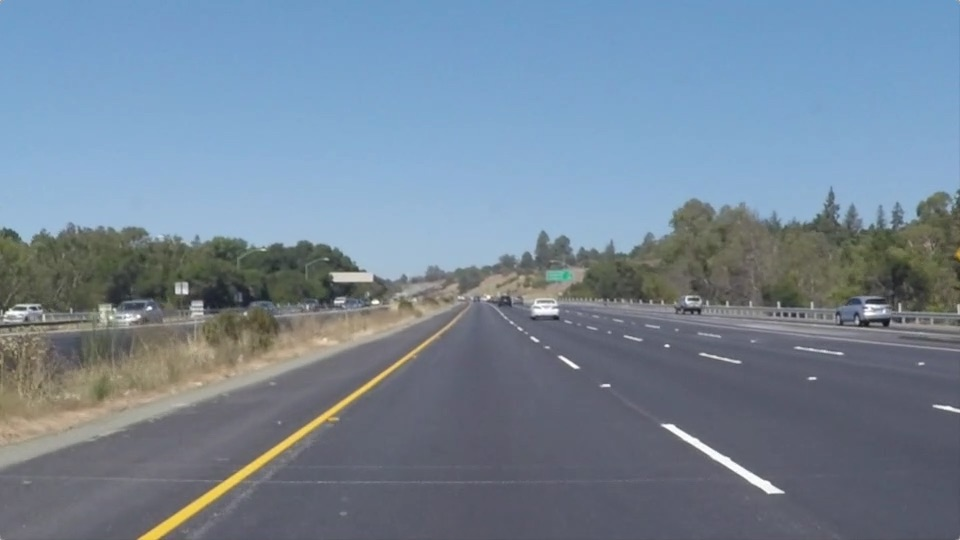
#> input picture project1_FindLaneLines/test_images/solidYellowLeft.jpg, 960 x 540 px; the run also reads 1 picture not shown here
$ jupyter execute --allow-errors FindingLaneMarker.ipynb   (shell and % lines are left out)
#> lines starting #> are read from the running program, lines starting #| are printed output that depends on the picture; after the words box and inside, x2 and y2 are one past the last pixel; in counts of white or black regions, pixels touching at a corner belong together
# Self-Driving Car Engineer Nanodegree

## Project: **Finding Lane Lines on the Road**
***
In this project, you will use the tools you learned about in the lesson to identify lane lines on the road.  You can develop your pipeline on a series of individual images, and later apply the result to a video stream (really just a series of images). Check out the video clip "raw-lines-example.mp4" (also contained in this repository) to see what the output should look like after using the helper functions below.

Once you have a result that looks roughly like "raw-lines-example.mp4", you'll need to get creative and try to average and/or extrapolate the line segments you've detected to map out the full extent of the lane lines.  You can see an example of the result you're going for in the video "P1_example.mp4".  Ultimately, you would like to draw just one line for the left side of the lane, and one for the right.

In addition to implementing code, there is a brief writeup to complete. The writeup should be completed in a separate file, which can be either a markdown file or a pdf document. There is a [write up template](https://github.com/udacity/CarND-LaneLines-P1/blob/master/writeup_template.md) that can be used to guide the writing process. Completing both the code in the Ipython notebook and the writeup template will cover all of the [rubric points](https://review.udacity.com/#!/rubrics/322/view) for this project.

---
Let's have a look at our first image called 'test_images/solidWhiteRight.jpg'.  Run the 2 cells below (hit Shift-Enter or the "play" button above) to display the image.

**Note: If, at any point, you encounter frozen display windows or other confounding issues, you can always start again with a clean slate by going to the "Kernel" menu above and selecting "Restart & Clear Output".**

---

**The tools you have are color selection, region of interest selection, grayscaling, Gaussian smoothing, Canny Edge Detection and Hough Tranform line detection.  You  are also free to explore and try other techniques that were not presented in the lesson.  Your goal is piece together a pipeline to detect the line segments in the image, then average/extrapolate them and draw them onto the image for display (as below).  Once you have a working pipeline, try it out on the video stream below.**

---

<figure>

 <figcaption>
 <p></p>
 <p style="text-align: center;"> Your output should look something like this (above) after detecting line segments using the helper functions below </p>
 </figcaption>
</figure>
 <p></p>
<figure>

 <figcaption>
 <p></p>
 <p style="text-align: center;"> Your goal is to connect/average/extrapolate line segments to get output like this</p>
 </figcaption>
</figure>

**Run the cell below to import some packages.  If you get an `import error` for a package you've already installed, try changing your kernel (select the Kernel menu above --> Change Kernel).  Still have problems?  Try relaunching Jupyter Notebook from the terminal prompt.  Also, consult the forums for more troubleshooting tips.**

## Import Packages

[cell 1]
#importing some useful packages
import matplotlib.pyplot as plt
import matplotlib.image as mpimg
import numpy as np
import cv2

## Read in an Image

[cell 2]
#reading in an image
image = mpimg.imread('test_images/solidYellowLeft.jpg')
#> image is the input picture: shape (540, 960, 3); mean R, G, B 116.5, 133.6, 150.8

#printing out some stats and plotting
print('This image is:', type(image), 'with dimensions:', image.shape)
#| This image is: <class 'numpy.ndarray'> with dimensions: (540, 960, 3)
plt.imshow(image)  # if you wanted to show a single color channel image called 'gray', for example, call as plt.imshow(gray, cmap='gray')

## Ideas for Lane Detection Pipeline

**Some OpenCV functions (beyond those introduced in the lesson) that might be useful for this project are:**

`cv2.inRange()` for color selection
`cv2.fillPoly()` for regions selection
`cv2.line()` to draw lines on an image given endpoints
`cv2.addWeighted()` to coadd / overlay two images
`cv2.cvtColor()` to grayscale or change color
`cv2.imwrite()` to output images to file
`cv2.bitwise_and()` to apply a mask to an image
`cv2.Canny()`
`cv2.GaussianBlur()`
`cv2.line()`
`cv2.HoughLinesP()`

**Check out the OpenCV documentation to learn about these and discover even more awesome functionality!**

# Function Tester

[cell 3]
# This function filter the input image to the one just with white and yellow color
def select_white_yellow_RGB(image):
    # white color mask
    lower = np.uint8([200, 200, 200])
    upper = np.uint8([255, 255, 255])
    white_mask = cv2.inRange(image, lower, upper)

    # yellow color mask
    lower = np.uint8([190, 190,   0])
    upper = np.uint8([255, 255, 255])
    yellow_mask = cv2.inRange(image, lower, upper)
    # combine the mask
    mask = cv2.bitwise_or(white_mask, yellow_mask)
    masked = cv2.bitwise_and(image, image, mask = mask)

    return masked

image_test=select_white_yellow_RGB(image)
#> in select_white_yellow_RGB, `white_mask = cv2.inRange(image, lower, upper)`:
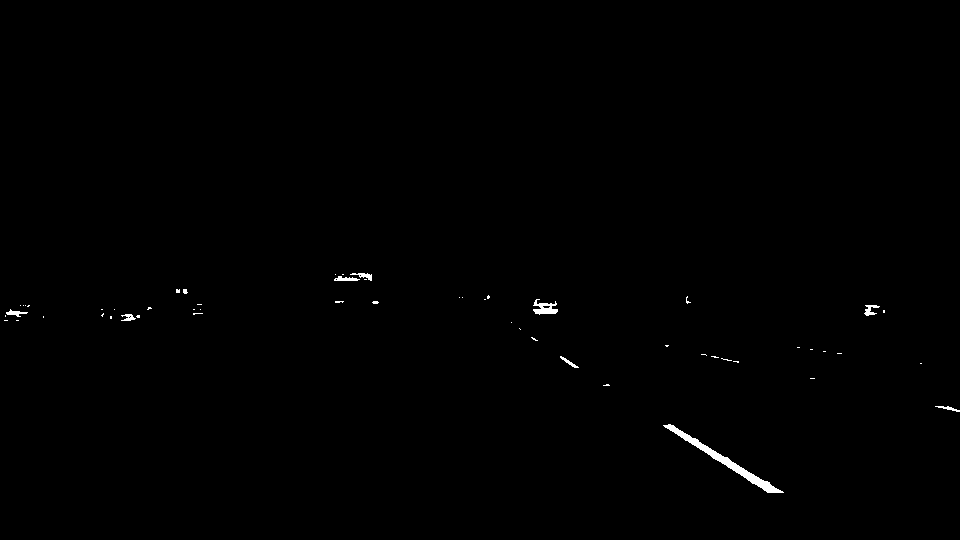
#> white_mask: shape (540, 960); 0.37% white; 55 white regions (45 under 20 px), largest, box (x1, y1, x2, y2) and area: (663, 424, 784, 493) 915, (533, 299, 558, 315) 217, (864, 305, 880, 316) 89
plt.imshow(image_test)

[cell 4]
def grayscale(img):
    """Applies the Grayscale transform
    This will return an image with only one color channel
    but NOTE: to see the returned image as grayscale
    (assuming your grayscaled image is called 'gray')
    you should call plt.imshow(gray, cmap='gray')"""
    return cv2.cvtColor(img, cv2.COLOR_RGB2GRAY)
    # Or use BGR2GRAY if you read an image with cv2.imread()
    # return cv2.cvtColor(img, cv2.COLOR_BGR2GRAY)

def canny(img, low_threshold, high_threshold):
    """Applies the Canny transform"""
    return cv2.Canny(img, low_threshold, high_threshold)

def gaussian_blur(img, kernel_size):
    """Applies a Gaussian Noise kernel"""
    return cv2.GaussianBlur(img, (kernel_size, kernel_size), 0)

image_test=grayscale(image_test)
image_test=canny(image_test,200,250)
image_test=gaussian_blur(image_test,5)
plt.imshow(image_test)

[cell 5]
def region_of_interest(img, vertices):
    """
    Applies an image mask.

    Only keeps the region of the image defined by the polygon
    formed from `vertices`. The rest of the image is set to black.
    """
    #defining a blank mask to start with
    mask = np.zeros_like(img)

    #defining a 3 channel or 1 channel color to fill the mask with depending on the input image
    if len(img.shape) > 2:
        channel_count = img.shape[2]  # i.e. 3 or 4 depending on your image
        ignore_mask_color = (255,) * channel_count
    else:
        ignore_mask_color = 255

    #filling pixels inside the polygon defined by "vertices" with the fill color
    cv2.fillPoly(mask, vertices, ignore_mask_color)

    #returning the image only where mask pixels are nonzero
    masked_image = cv2.bitwise_and(img, mask)
    return masked_image


def select_region(image):
    """
    It keeps the region surrounded by the `vertices` (i.e. polygon).  Other area is set to 0 (black).
    """
    # first, define the polygon by vertices
    rows, cols = image.shape[:2]
    bottom_left  = [cols*0.1, rows*0.95]
    top_left     = [cols*0.4, rows*0.6]
    bottom_right = [cols*0.9, rows*0.95]
    top_right    = [cols*0.6, rows*0.6]
    # the vertices are an array of polygons (i.e array of arrays) and the data type must be integer
    vertices = np.array([[bottom_left, top_left, top_right, bottom_right]], dtype=np.int32)
    return region_of_interest(image, vertices)

image_test=select_region(image_test)
#> in region_of_interest, `cv2.fillPoly(mask, vertices, ignore_mask_color)`:
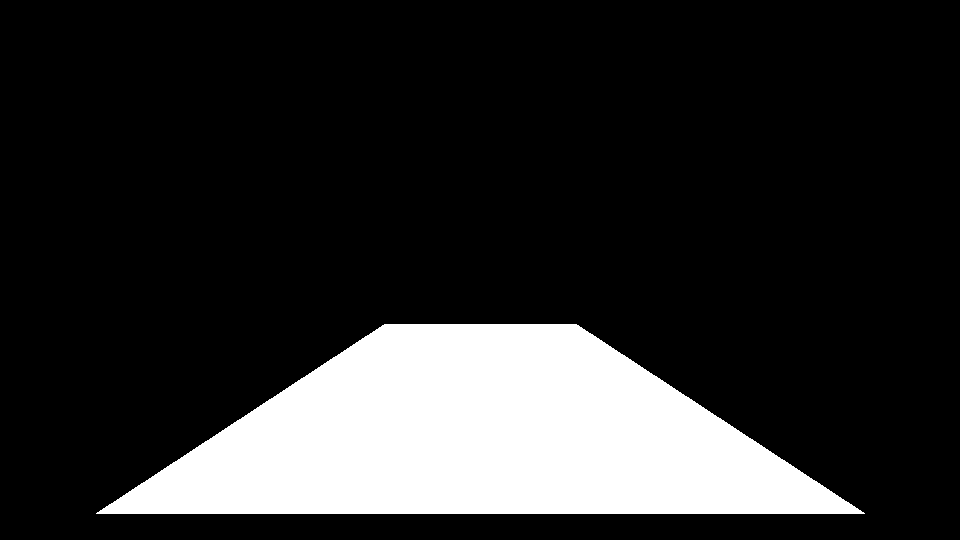
#> mask: shape (540, 960); 17.6% white; 1 white region, box (x1, y1, x2, y2) and area: (96, 324, 865, 514) 91489
plt.imshow(image_test)

[cell 6]
def draw_lines(img, lines, color=[255, 0, 0], thickness=2):
    """
    NOTE: this is the function you might want to use as a starting point once you want to
    average/extrapolate the line segments you detect to map out the full
    extent of the lane (going from the result shown in raw-lines-example.mp4
    to that shown in P1_example.mp4).

    Think about things like separating line segments by their
    slope ((y2-y1)/(x2-x1)) to decide which segments are part of the left
    line vs. the right line.  Then, you can average the position of each of
    the lines and extrapolate to the top and bottom of the lane.

    This function draws `lines` with `color` and `thickness`.
    Lines are drawn on the image inplace (mutates the image).
    If you want to make the lines semi-transparent, think about combining
    this function with the weighted_img() function below
    """

    Rho1=0.0
    Theta1=0.0
    Rho2=0.0
    Theta2=0.0
    count1=0
    count2=0
    for line in lines:
        for rho,theta in line:
            a = np.cos(theta)
            b = np.sin(theta)
            x0 = a*rho
            y0 = b*rho
            x1 = int(x0 + 1000*(-b))
            y1 = int(y0 + 1000*(a))
            x2 = int(x0 - 1000*(-b))
            y2 = int(y0 - 1000*(a))
            if (y2-y1)/(x2-x1)>0:
                count1=count1+1
                Rho1=Rho1+rho
                Theta1=Theta1+theta
            else:
                count2=count2+1
                Rho2=Rho2+rho
                Theta2=Theta2+theta
    if count1>0:
        a = np.cos(Theta1/count1)
        b = np.sin(Theta1/count1)
        x0 = a*Rho1/count1
        y0 = b*Rho1/count1
        x1 = int(x0 + 1000*(-b))
        y1 = int(y0 + 1000*(a))
        x2 = int(x0 - 1000*(-b))
        y2 = int(y0 - 1000*(a))
        cv2.line(img,(x1,y1),(x2,y2),(255,0,0),10)
    if count2>0:
        a = np.cos(Theta2/count2)
        b = np.sin(Theta2/count2)
        x0 = a*Rho2/count2
        y0 = b*Rho2/count2
        x1 = int(x0 + 1000*(-b))
        y1 = int(y0 + 1000*(a))
        x2 = int(x0 - 1000*(-b))
        y2 = int(y0 - 1000*(a))
        cv2.line(img,(x1,y1),(x2,y2),(255,0,0),10)


def hough_lines(img, rho, theta, threshold):
    """
    `img` should be the output of a Canny transform.

    Returns an image with hough lines drawn.
    """
    lines = cv2.HoughLines(img, rho, theta, threshold)
    line_img = np.zeros((img.shape[0], img.shape[1], 3), dtype=np.uint8)
    draw_lines(line_img, lines)
    return line_img


image_test=hough_lines(image_test,0.5,np.pi/180,50)
#> in hough_lines, `lines = cv2.HoughLines(img, rho, theta, threshold)`: lines = 94 rows, first 8: [522, 0.977], [522.5, 0.96], [527.5, 0.96], [525.5, 0.942], [527.5, 0.925], [528.5, 0.925], [530, 0.942], [4.5, 2.13]
#> the loop in draw_lines, `for line in lines:` made 94 passes
#> after the loop in draw_lines, `for line in lines:`: Rho1 = 747; Rho2 = 16578.5; Theta1 = 131.6; Theta2 = 28.34; count1 = 62; count2 = 32
#> in draw_lines, `a = np.cos(Theta1/count1)`: a = -0.525
#> in draw_lines, `b = np.sin(Theta1/count1)`: b = 0.851
#> in draw_lines, `x0 = a*Rho1/count1`: x0 = -6.32
#> in draw_lines, `y0 = b*Rho1/count1`: y0 = 10.26
#> in draw_lines, `x1 = int(x0 + 1000*(-b))`: x1 = -857
#> in draw_lines, `y1 = int(y0 + 1000*(a))`: y1 = -514
#> in draw_lines, `x2 = int(x0 - 1000*(-b))`: x2 = 844
#> in draw_lines, `y2 = int(y0 - 1000*(a))`: y2 = 534
#> in draw_lines, `cv2.line(img,(x1,y1),(x2,y2),(255,0,0),10)`:
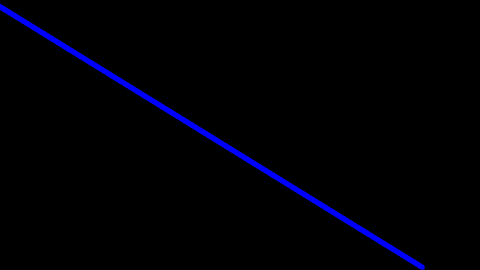
#> img: shape (540, 960, 3) (shown at 1/2 size); mean of channels 0, 1, 2 5.3, 0, 0; drawn as B, G, R
#> in draw_lines, `a = np.cos(Theta2/count2)`: a = 0.633
#> in draw_lines, `b = np.sin(Theta2/count2)`: b = 0.774
#> in draw_lines, `x0 = a*Rho2/count2`: x0 = 327.8
#> in draw_lines, `y0 = b*Rho2/count2`: y0 = 401.2
#> in draw_lines, `x1 = int(x0 + 1000*(-b))`: x1 = -446
#> in draw_lines, `y1 = int(y0 + 1000*(a))`: y1 = 1033
#> in draw_lines, `x2 = int(x0 - 1000*(-b))`: x2 = 1102
#> in draw_lines, `y2 = int(y0 - 1000*(a))`: y2 = -231
#> in draw_lines, `cv2.line(img,(x1,y1),(x2,y2),(255,0,0),10)`:
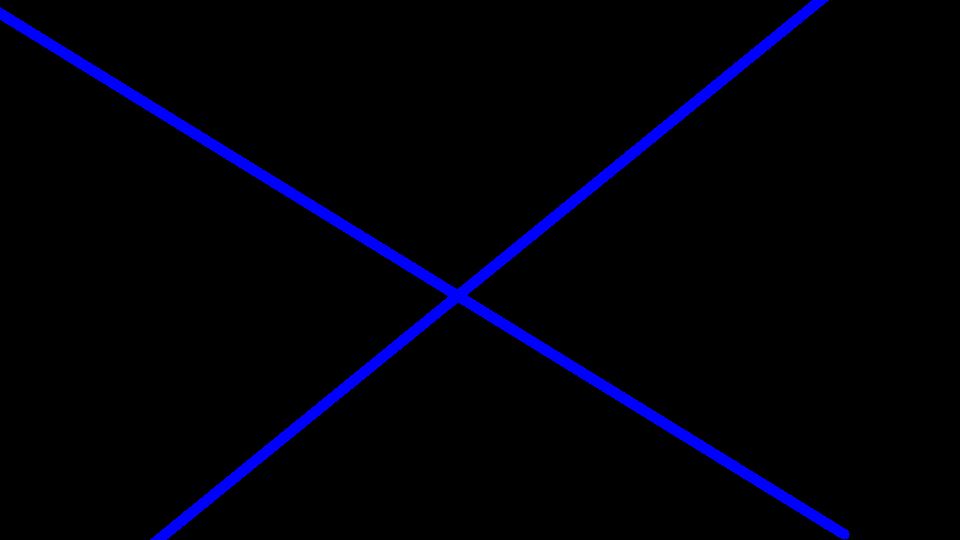
#> img: shape (540, 960, 3); 1.77% of pixels changed, all inside (x1, y1, x2, y2) = (150, 0, 829, 540); drawn as B, G, R
image_test=select_region(image_test)
plt.imshow(image_test)

[cell 7]
def weighted_img(img, initial_img, α=0.8, β=1., λ=0.):
    """
    `img` is the output of the hough_lines(), An image with lines drawn on it.
    Should be a blank image (all black) with lines drawn on it.

    `initial_img` should be the image before any processing.

    The result image is computed as follows:

    initial_img * α + img * β + λ
    NOTE: initial_img and img must be the same shape!
    """
    return cv2.addWeighted(initial_img, α, img, β, λ)

image_out=weighted_img(image_test, image)
#> in weighted_img, `return cv2.addWeighted(initial_img, α, img, β, λ)`:
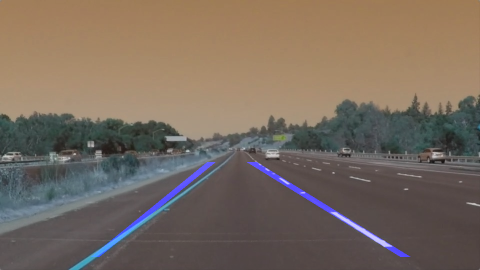
#> returned value: shape (540, 960, 3) (shown at 1/2 size); mean of channels 0, 1, 2 95.1, 106.9, 120.6; drawn as B, G, R
plt.imshow(image_out)

## Test Images

Build your pipeline to work on the images in the directory "test_images"
**You should make sure your pipeline works well on these images before you try the videos.**

[cell 8]
import os
Picture_array=os.listdir("test_images/")
image_out=[]
for i in range(len(Picture_array)):
    image = mpimg.imread('test_images/'+Picture_array[i])
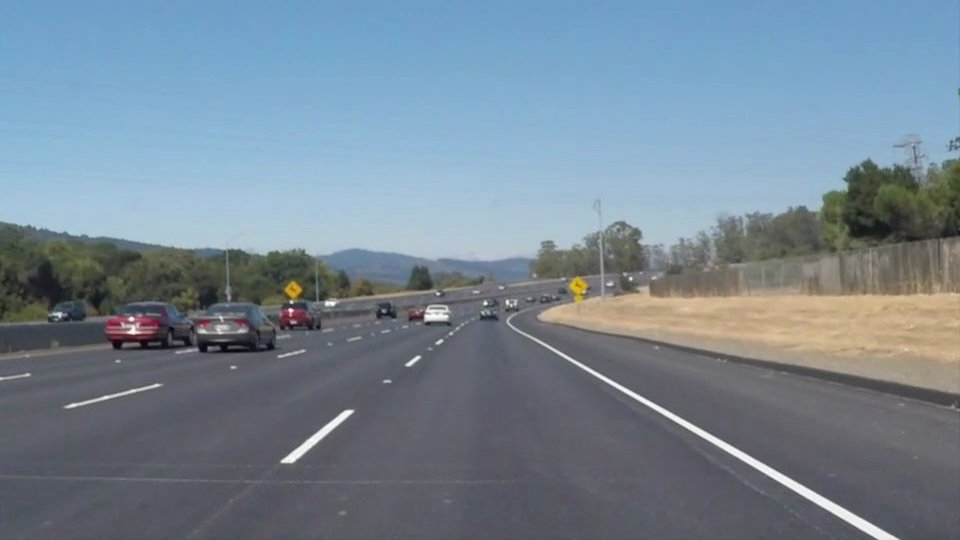
#> input picture project1_FindLaneLines/test_images/solidWhiteCurve.jpg, 960 x 540 px
#> image is the input picture: shape (540, 960, 3); mean R, G, B 118.5, 134.5, 148.1
    image_test= np.copy(image)
    image_test=select_white_yellow_RGB(image_test)
    image_test=grayscale(image_test)
    image_test=canny(image_test,200,250)
#> call 2 of canny, with low_threshold = 200, high_threshold = 250
#> in canny (call 2), `return cv2.Canny(img, low_threshold, high_threshold)`:
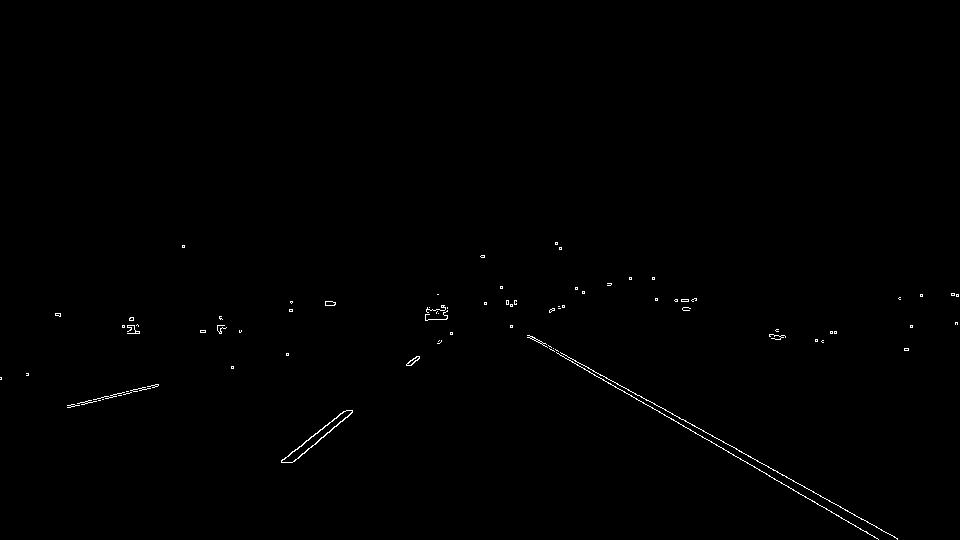
#> returned value: shape (540, 960); 0.38% white in thin lines or dots, all inside (x1, y1, x2, y2) = (0, 242, 959, 540)
    image_test=gaussian_blur(image_test,5)
#> (the rest of the program and of its run is left out)
